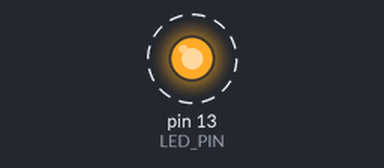
The sketch below on a simulated Arduino Uno, built with avr-gcc and run on an emulated ATmega328P. Parts: output pins drawn as LEDs (lit = HIGH). Dashed ring = blinking.

Above: at 0.4 s.
Timing chart, 0 to 4.6 s (numbered marks = the images above):
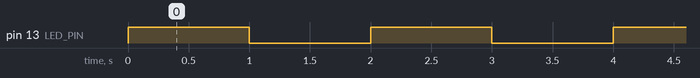

Measured:
- by itself, pin 13 (LED_PIN): alternates HIGH for 1.0 s and LOW for 1.0 s

The sketch:

Seminar2_2.ino
```cpp
#include <avr/io.h>
#include <avr/interrupt.h>

const byte LED_PIN = 13;
const byte METER_PIN = A4;

void setup()
{
  pinMode(LED_PIN, OUTPUT);
  pinMode(METER_PIN, INPUT);

  Serial.begin(9600);

  // Start timer with a frequency of 0.5Hz (2 seconds period)
  startTimer(0.5);
}

void loop()
{
}

void startTimer(double timerFrequency)
{
  // Disable interrupts
  noInterrupts();

  // Clear Timer1 control registers
  TCCR1A = 0;
  TCCR1B = 0;

  // Set Timer1 to CTC (Clear Timer on Compare Match) mode
  TCCR1B |= (1 << WGM12);

  // Calculate the compare match value for the given frequency
  // Calculation: OCR1A = (F_CPU / (2 * prescaler * timerFrequency)) - 1
  uint16_t compareValue = (uint16_t)(F_CPU / (2 * 1024 * timerFrequency)) - 1;

  // Set the compare match register
  OCR1A = compareValue;

  // Set prescaler to 1024 and start the timer
  TCCR1B |= (1 << CS12) | (1 << CS10);

  // Enable Timer1 compare match interrupt
  TIMSK1 |= (1 << OCIE1A);

  // Enable interrupts
  interrupts();
}

ISR(TIMER1_COMPA_vect)
{
  // Toggle the LED pin
  digitalWrite(LED_PIN, !digitalRead(LED_PIN));
}
```
